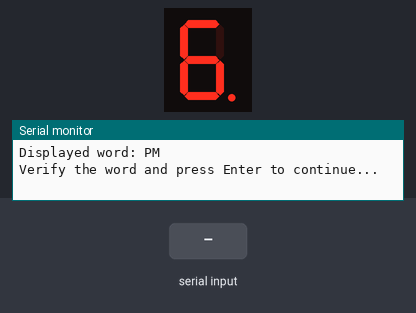
Simulated run of this sketch. Board: Arduino Uno, built with avr-gcc and run on an emulated ATmega328P. On the bench: 1-digit seven-segment display, the last lines printed to the serial monitor. Wiring (inferred from the names in the program): 1-digit 7-segment display, segments lit when LOW: segments pin 12, pin 11, pin 10, pin 9, pin 8, pin 7, pin 6, pin 5. Inputs (shaded band) come from the test bench. The segment pins are drawn as the display they are named for.

Above: at 1.2 s.
1.3 s: "1" received over Serial
2.8 s: "0" received over Serial
4.3 s: "2" received over Serial
At 5.2 s:
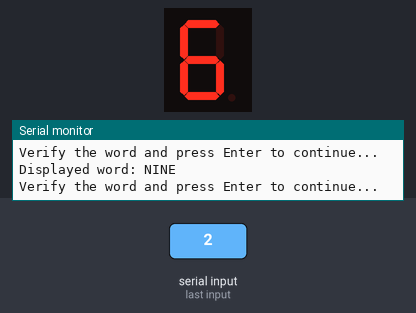
5.8 s: "1" received over Serial
At 6.3 s:
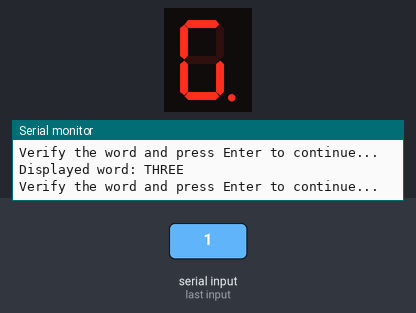
7.3 s: "0" received over Serial
At 8.5 s:
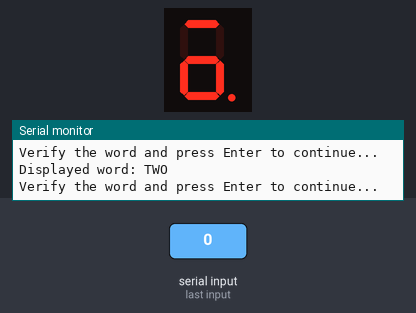
8.8 s: "2" received over Serial
At 9.8 s:
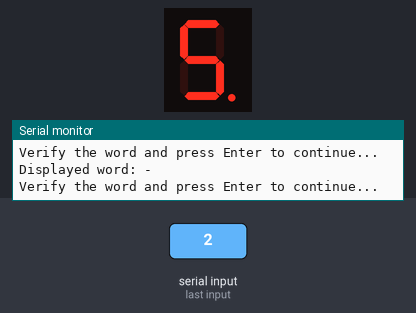
Timing chart, 0 to 11.3 s (numbered marks = the images above; inputs shaded):
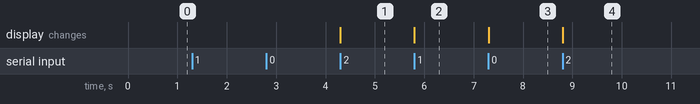

Measured:
- after the input at 4.3 s, the display: changes at once (image 1)
- after the input at 5.8 s, the display: changes at once (image 2)
- after the input at 7.3 s, the display: changes at once (image 3)
- after the input at 8.8 s, the display: changes at once (image 4)

The sketch:

verify_words.ino
```cpp
// Define the column and row pins
const int columnPins[] = {11, 12, 13}; // Columns
const int rowPins[] = {2, 3, 4, 5, 6, 7, 8, 9, 10}; // Rows

const int numColumns = sizeof(columnPins) / sizeof(columnPins[0]);
const int numRows = sizeof(rowPins) / sizeof(rowPins[0]);

// Corrected words corresponding to each switch position
const char *words[numColumns][numRows] = {
  {"PM", "FIVE", "TO", "NINE", "THREE", "TWO", "-", "-", "-"},
  {"AM", "-", "TEN", "-", "SIX", "FIVE", "ELEVEN", "TWELVE", "OCLOCK"},
  {"A QUARTER", "TWENTY", "HALF", "PAST", "ONE", "FOUR", "EIGHT", "SEVEN", "TEN"}
};

void setup() {
  // Initialize serial communication for debugging
  Serial.begin(9600);
  while (!Serial) {
    ; // Wait for Serial Monitor to connect
  }

  // Initialize column pins as OUTPUT
  for (int i = 0; i < numColumns; i++) {
    pinMode(columnPins[i], OUTPUT);
    digitalWrite(columnPins[i], LOW); // Ensure columns are initially LOW
  }

  // Initialize row pins as OUTPUT
  for (int i = 0; i < numRows; i++) {
    pinMode(rowPins[i], OUTPUT);
    digitalWrite(rowPins[i], LOW); // Ensure rows are initially LOW
  }
}

void loop() {
  for (int col = 0; col < numColumns; col++) {
    for (int row = 0; row < numRows; row++) {
      // Turn on the specific switch
      digitalWrite(columnPins[col], HIGH);
      digitalWrite(rowPins[row], HIGH);

      // Print the corresponding word to Serial Monitor
      Serial.print("Displayed word: ");
      Serial.println(words[col][row]);
      Serial.println("Verify the word and press Enter to continue...");

      // Wait for confirmation from Serial Monitor
      waitForConfirmation();

      // Turn off the switch
      digitalWrite(columnPins[col], LOW);
      digitalWrite(rowPins[row], LOW);
    }
  }
}

void waitForConfirmation() {
  while (!Serial.available()) {
    ; // Wait for user input in Serial Monitor
  }
  while (Serial.available()) {
    Serial.read(); // Clear the input buffer
  }
  Serial.println(); // Print a newline for clarity
}
```
